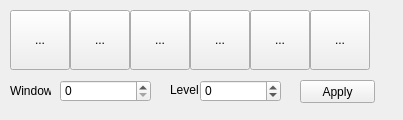
<?xml version="1.0" encoding="UTF-8"?>
<ui version="4.0">
 <class>qMRMLWindowLevelPanel</class>
 <widget class="QWidget" name="qMRMLWindowLevelPanel">
  <property name="geometry">
   <rect>
    <x>0</x>
    <y>0</y>
    <width>403</width>
    <height>120</height>
   </rect>
  </property>
  <property name="windowTitle">
   <string>Form</string>
  </property>
  <widget class="QPushButton" name="wlApply">
   <property name="geometry">
    <rect>
     <x>300</x>
     <y>80</y>
     <width>75</width>
     <height>23</height>
    </rect>
   </property>
   <property name="text">
    <string>Apply</string>
   </property>
  </widget>
  <widget class="QSpinBox" name="spinBox_w">
   <property name="geometry">
    <rect>
     <x>60</x>
     <y>80</y>
     <width>91</width>
     <height>22</height>
    </rect>
   </property>
   <property name="maximum">
    <number>3000</number>
   </property>
   <property name="singleStep">
    <number>50</number>
   </property>
  </widget>
  <widget class="QLabel" name="label_l">
   <property name="geometry">
    <rect>
     <x>170</x>
     <y>80</y>
     <width>31</width>
     <height>20</height>
    </rect>
   </property>
   <property name="text">
    <string>Level</string>
   </property>
  </widget>
  <widget class="QSpinBox" name="spinBox_l">
   <property name="geometry">
    <rect>
     <x>200</x>
     <y>80</y>
     <width>81</width>
     <height>22</height>
    </rect>
   </property>
   <property name="minimum">
    <number>-2000</number>
   </property>
   <property name="maximum">
    <number>2000</number>
   </property>
   <property name="singleStep">
    <number>100</number>
   </property>
  </widget>
  <widget class="QLabel" name="label_w">
   <property name="geometry">
    <rect>
     <x>10</x>
     <y>80</y>
     <width>41</width>
     <height>21</height>
    </rect>
   </property>
   <property name="text">
    <string>Window</string>
   </property>
  </widget>
  <widget class="QToolButton" name="toolButton_abdomen">
   <property name="geometry">
    <rect>
     <x>10</x>
     <y>10</y>
     <width>60</width>
     <height>60</height>
    </rect>
   </property>
   <property name="minimumSize">
    <size>
     <width>60</width>
     <height>60</height>
    </size>
   </property>
   <property name="toolTip">
    <string>Abodomen W/L</string>
   </property>
   <property name="text">
    <string>...</string>
   </property>
   <property name="icon">
    <iconset resource="../qSRPlanSegmentationsModuleWidgets.qrc">
     <normaloff>:/Icons/WindowLevelPreset-Abdomen.png</normaloff>:/Icons/WindowLevelPreset-Abdomen.png</iconset>
   </property>
   <property name="iconSize">
    <size>
     <width>45</width>
     <height>45</height>
    </size>
   </property>
  </widget>
  <widget class="QToolButton" name="toolButton_brain">
   <property name="geometry">
    <rect>
     <x>70</x>
     <y>10</y>
     <width>60</width>
     <height>60</height>
    </rect>
   </property>
   <property name="minimumSize">
    <size>
     <width>60</width>
     <height>60</height>
    </size>
   </property>
   <property name="toolTip">
    <string>Brain W/L</string>
   </property>
   <property name="text">
    <string>...</string>
   </property>
   <property name="icon">
    <iconset resource="../qSRPlanSegmentationsModuleWidgets.qrc">
     <normaloff>:/Icons/WindowLevelPreset-Brain.png</normaloff>:/Icons/WindowLevelPreset-Brain.png</iconset>
   </property>
   <property name="iconSize">
    <size>
     <width>45</width>
     <height>45</height>
    </size>
   </property>
  </widget>
  <widget class="QToolButton" name="toolButton_air">
   <property name="geometry">
    <rect>
     <x>130</x>
     <y>10</y>
     <width>60</width>
     <height>60</height>
    </rect>
   </property>
   <property name="minimumSize">
    <size>
     <width>60</width>
     <height>60</height>
    </size>
   </property>
   <property name="toolTip">
    <string>Air W/L</string>
   </property>
   <property name="text">
    <string>...</string>
   </property>
   <property name="icon">
    <iconset resource="../qSRPlanSegmentationsModuleWidgets.qrc">
     <normaloff>:/Icons/WindowLevelPreset-CT-air.png</normaloff>:/Icons/WindowLevelPreset-CT-air.png</iconset>
   </property>
   <property name="iconSize">
    <size>
     <width>60</width>
     <height>60</height>
    </size>
   </property>
  </widget>
  <widget class="QToolButton" name="toolButton_bone">
   <property name="geometry">
    <rect>
     <x>190</x>
     <y>10</y>
     <width>60</width>
     <height>60</height>
    </rect>
   </property>
   <property name="minimumSize">
    <size>
     <width>60</width>
     <height>60</height>
    </size>
   </property>
   <property name="toolTip">
    <string>Bone W/L</string>
   </property>
   <property name="text">
    <string>...</string>
   </property>
   <property name="icon">
    <iconset resource="../qSRPlanSegmentationsModuleWidgets.qrc">
     <normaloff>:/Icons/WindowLevelPreset-CT-bone.png</normaloff>:/Icons/WindowLevelPreset-CT-bone.png</iconset>
   </property>
   <property name="iconSize">
    <size>
     <width>60</width>
     <height>60</height>
    </size>
   </property>
  </widget>
  <widget class="QToolButton" name="toolButton_lung">
   <property name="geometry">
    <rect>
     <x>250</x>
     <y>10</y>
     <width>60</width>
     <height>60</height>
    </rect>
   </property>
   <property name="minimumSize">
    <size>
     <width>60</width>
     <height>60</height>
    </size>
   </property>
   <property name="toolTip">
    <string>Lung W/L</string>
   </property>
   <property name="text">
    <string>...</string>
   </property>
   <property name="icon">
    <iconset resource="../qSRPlanSegmentationsModuleWidgets.qrc">
     <normaloff>:/Icons/WindowLevelPreset-Lung.png</normaloff>:/Icons/WindowLevelPreset-Lung.png</iconset>
   </property>
   <property name="iconSize">
    <size>
     <width>45</width>
     <height>45</height>
    </size>
   </property>
  </widget>
  <widget class="QToolButton" name="toolButton_customize">
   <property name="geometry">
    <rect>
     <x>310</x>
     <y>10</y>
     <width>60</width>
     <height>60</height>
    </rect>
   </property>
   <property name="minimumSize">
    <size>
     <width>60</width>
     <height>60</height>
    </size>
   </property>
   <property name="toolTip">
    <string>Customized W/L</string>
   </property>
   <property name="text">
    <string>...</string>
   </property>
   <property name="icon">
    <iconset resource="../qSRPlanSegmentationsModuleWidgets.qrc">
     <normaloff>:/Icons/WindowLevelPreset-User.png</normaloff>:/Icons/WindowLevelPreset-User.png</iconset>
   </property>
   <property name="iconSize">
    <size>
     <width>60</width>
     <height>60</height>
    </size>
   </property>
  </widget>
 </widget>
 <resources>
  <include location="../qSRPlanSegmentationsModuleWidgets.qrc"/>
 </resources>
 <connections/>
</ui>
